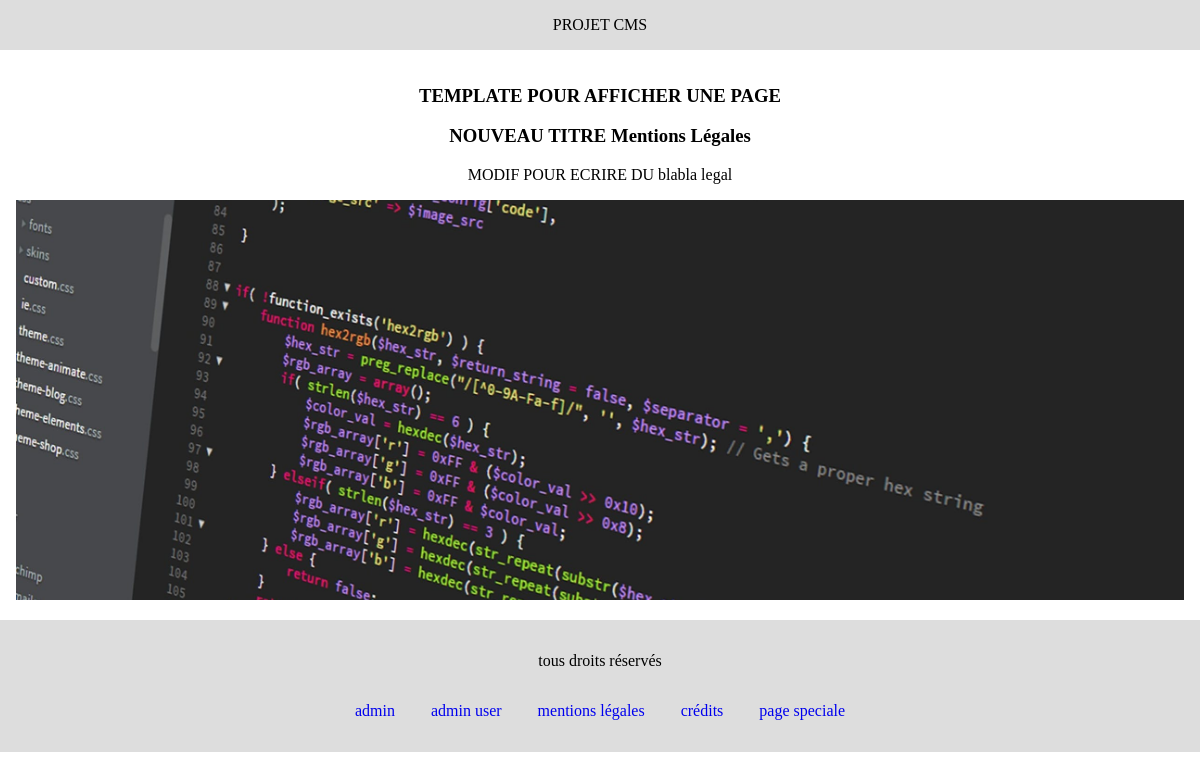
The page /projet-cms/mentions-legales.php on the database as committed earlier.
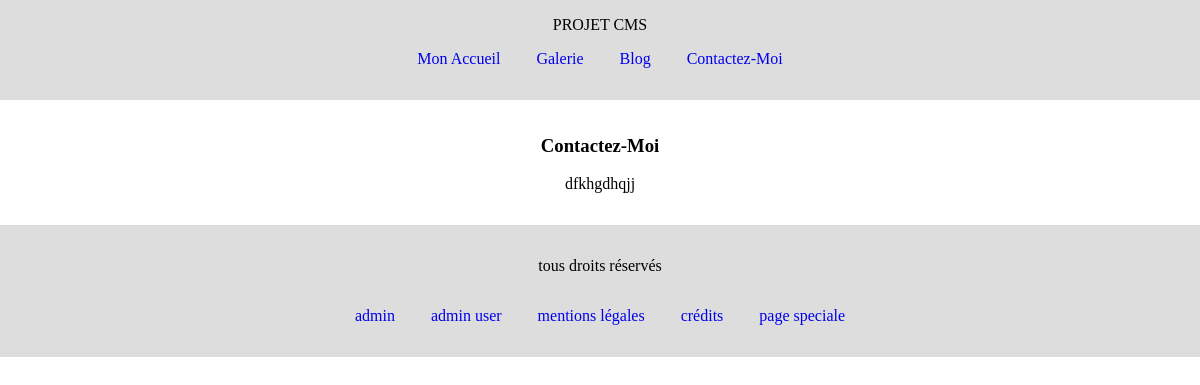
The same page on the database as committed later.
### tables this page shows
CREATE TABLE `page` (
  `id` int(11) NOT NULL,
  `url` varchar(160) NOT NULL,
  `template` varchar(160) NOT NULL,
  `titre` varchar(160) NOT NULL,
  `contenu` text NOT NULL,
  `categorie` varchar(160) NOT NULL,
  `image` varchar(160) NOT NULL,
  `datePublication` datetime NOT NULL
);

### projet-cms/php/model/fonctions-sql.php (called while the page is built, shortened)
<?php
class Model
{
    static function stockerRequete ($sth)
    {
        $texte = ob_get_clean();
    }
    static function afficherDebug ()
    {
        print_r($_REQUEST);
        print_r($_FILES);
    }
}
function envoyerRequeteSql ($requeteSQL, $tabAsso)
{
    $user       = Model::$user;
    $password   = Model::$password;
    $hostSQL    = Model::$hostSQL;
    $portSQL    = Model::$portSQL;
    $database   = Model::$database;
    $mysql        = "mysql:host=$hostSQL;port=$portSQL;dbname=$database;charset=utf8";
    try {
        if (Model::$dbh == null) {
            Model::$dbh = new PDO($mysql, $user, $password);
        }
        $sth = Model::$dbh->prepare($requeteSQL);
        $sth->execute($tabAsso);
        return $sth;
    } catch (PDOException $e) {
        echo 'Connexion échouée : ' . $e->getMessage();
    }
}
function lireLigne ($table, $colonne, $valeurFiltre, $tri="id DESC")
{
    $ligneTri = "";
    if ($tri != "") $ligneTri = "ORDER BY $tri";
    $requeteSQL =
    <<<x
    SELECT * FROM $table
    WHERE $colonne = '$valeurFiltre'
    $ligneTri
    x;
    $resultat = envoyerRequeteSql($requeteSQL, []);
    $tabLigne = $resultat->fetchAll(PDO::FETCH_ASSOC);
    return $tabLigne;
}

### projet-cms/php/view/template-page.php (called while the page is built)
<?php
require_once "php/view/header.php";
require_once "php/view/section-page.php";
require_once "php/view/footer.php";

### projet-cms/php/view/template-sans-image.php (called while the page is built)
<?php
require_once "php/view/header.php";
require_once "php/view/section-sans-image.php";
require_once "php/view/footer.php";

### projet-cms/php/view/section-page.php (the view)
<section>
    <h3>TEMPLATE POUR AFFICHER UNE PAGE</h3>
</section>
<section>
    <h3><?php echo $titre ?? "titre par défaut" ?></h3>
    <p><?php echo $contenu ?? "contenu par défaut" ?></p>
    <img src="<?php echo $image ?? "assets/img/article1.jpg" ?>" alt="">
</section>

### projet-cms/index.php (shortened to what this page needs)
<?php
require_once "php/model/fonctions-sql.php";
$urlDemandee = lireUri();
$tabRouteur = [
    "index"             => [ "header", "section-index",      "footer" ],
    "galerie"           => [ "header", "section-galerie",    "footer" ],
    "blog"              => [ "header", "section-blog",       "footer" ],
    "contact"           => [ "header", "section-contact",    "footer" ],
    "admin"             => [ "header", "section-admin",      "footer" ],
    "admin-user"        => [ "header", "section-admin-user", "footer" ],
    "page-speciale"     => [ "template-page" ]
];
$tabTemplate = $tabRouteur[$urlDemandee] ?? [];
if (empty($tabTemplate))
{
    $tabLigne = lireLigne("page", "url", $urlDemandee);
    foreach($tabLigne as $ligneAsso)
    {
        extract($ligneAsso);
        $tabTemplate = [ $template ];
    }
}
foreach($tabTemplate as $fichierView)
{
    require_once "php/view/$fichierView.php";
}

### projet-cms/php/view/header.php (shortened to what this page needs)
<!DOCTYPE html>
<html lang="fr">
<head>
    <link rel="stylesheet" href="assets/css/style.css">
</head>
<body>
    <header>
        <div>PROJET CMS</div>
        <nav>
        <?php
$tabLigne = lireLigne("page", "categorie", "menu-principal", "datePublication ASC");
foreach($tabLigne as $ligneAsso)
{
    extract($ligneAsso);
    echo
    <<<x
    <a href="$url">$titre</a>
    x;
}
?>
        </nav>
    </header>
    <main>

### projet-cms/php/view/footer.php (shortened to what this page needs)
    </main>
    <footer>
        <p>tous droits réservés</p>
        <nav>
            <a href="admin.php">admin</a>
            <a href="admin-user.php">admin user</a>
            <a href="mentions-legales.php">mentions légales</a>
            <a href="credits.php">crédits</a>
            <a href="page-speciale.php">page speciale</a>
        </nav>
    </footer>
</body>
</html>

### projet-cms/php/view/section-sans-image.php
<section>
    <h3><?php echo $titre ?? "titre par défaut" ?></h3>
    <p><?php echo $contenu ?? "contenu par défaut" ?></p>
</section>

Rows that differ between the two databases and show on the page:
no longer on this page (row edited): page: titre "NOUVEAU TITRE Mentions Légales", contenu "MODIF POUR ECRIRE DU blabla legal", image (picture)
added page: titre "Contactez-Moi", contenu "dfkhgdhqjj"
added page: titre "Mon Accueil", shown under "Contactez-Moi"
added page: titre "Galerie", shown under "Contactez-Moi"
added page: titre "Blog", shown under "Contactez-Moi"
